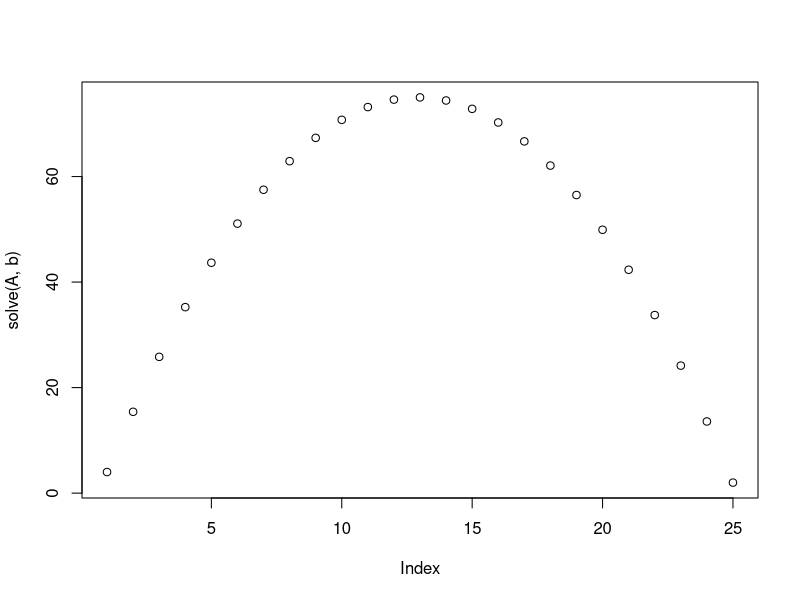
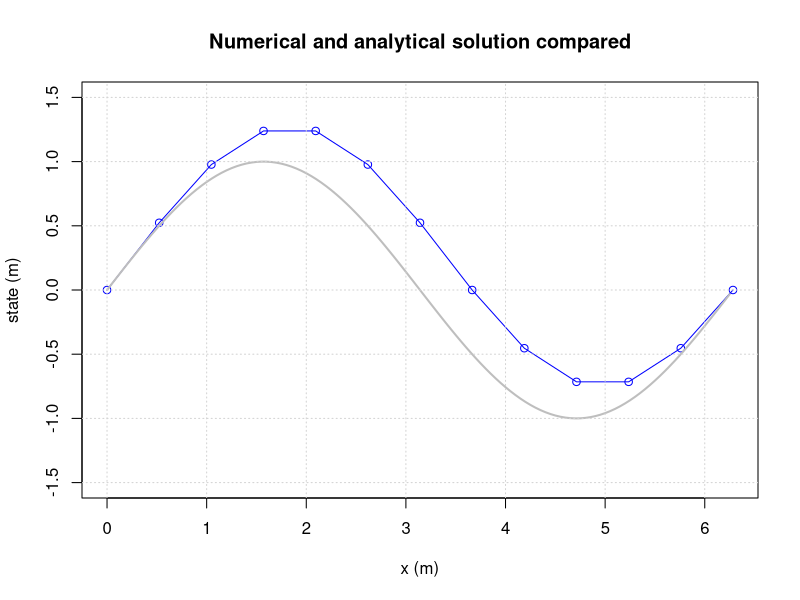
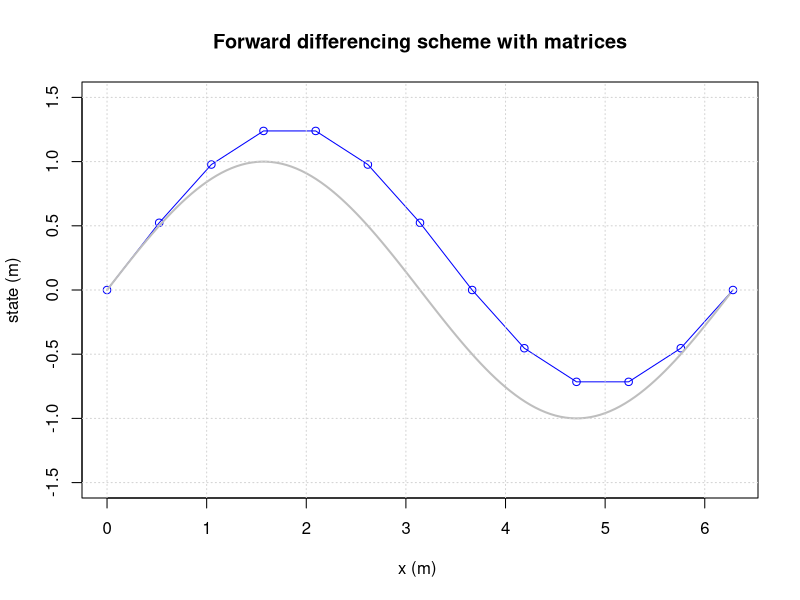
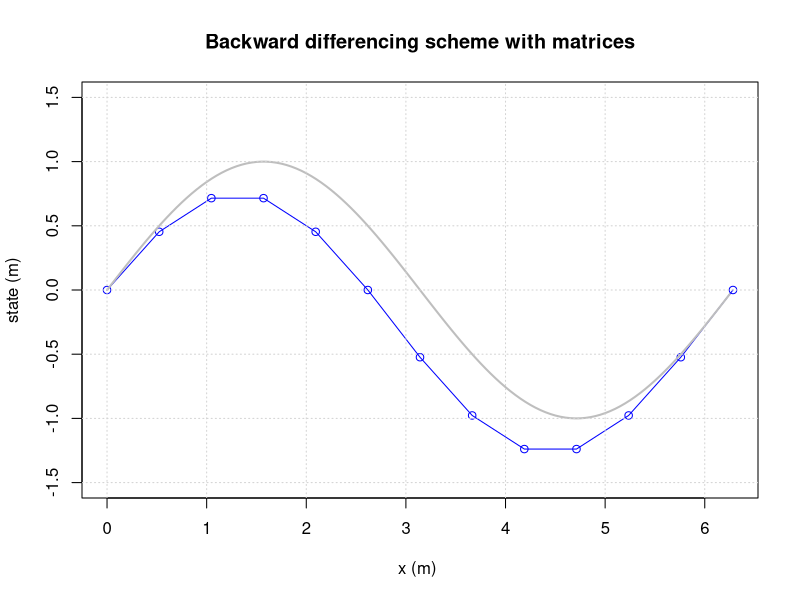
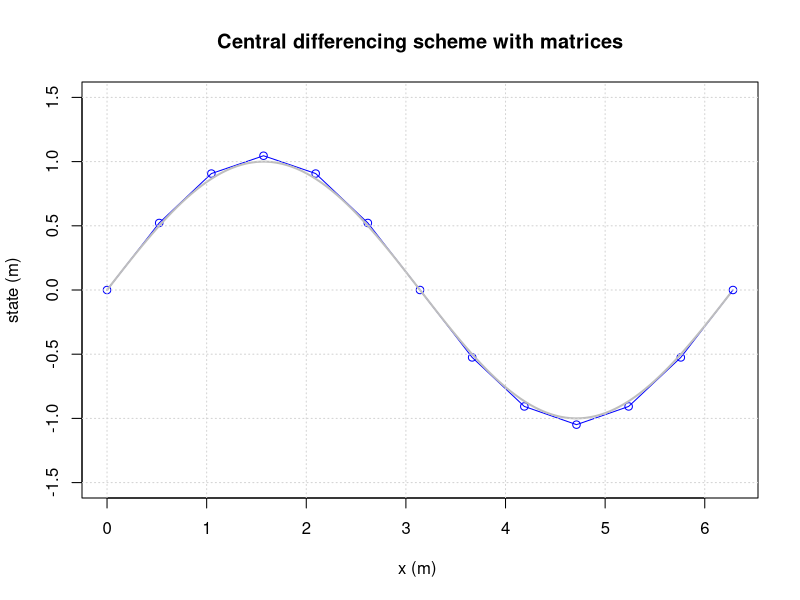
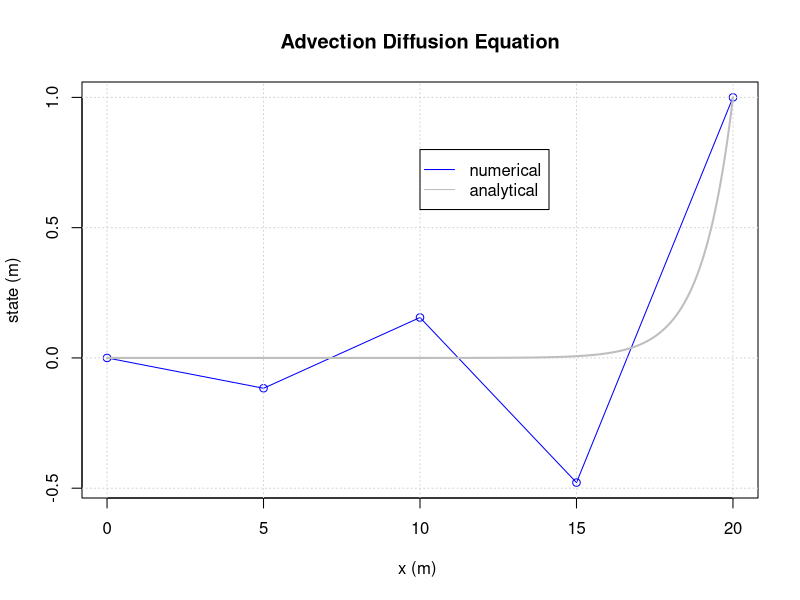
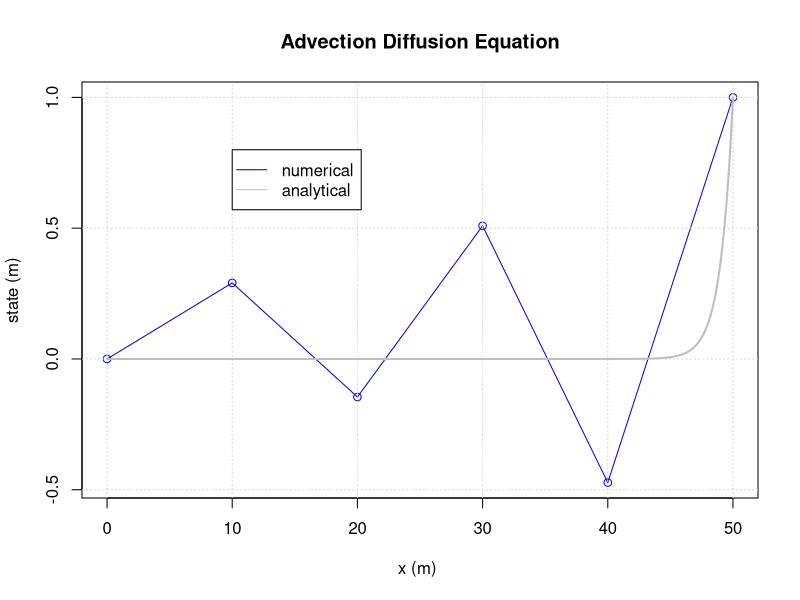

Write R code to recreate these figures, in order.
## ---- chunk 1
M = matrix (c(1, 2, 3, 4, 5, 6) , nrow=2)
print(M)
## ---- chunk 2
M[1,2]= 100
M[1, ]= c(10, 11, 12)
M[ ,2]= c(-1 ,-2)
## ---- chunk 3
M = matrix(c(1, 2, 3, 4, 5, 6), nrow=2 , ncol=3)
## ---- chunk 4
M = matrix(c(1, 2, 3, 4, 5, 6) , nrow=2 , ncol=2)
## ---- chunk 5
M = matrix(c(1, 2, 3, 4, 5, 6) , nrow=2 , ncol=4)
## ---- chunk 6
M = matrix(c(1, 2, 3, 4, 5, 6) , nrow=2 , ncol=3 , byrow=TRUE)
## ---- chunk 7
M = matrix(0,nrow=5,ncol=7)
for(i in 1:nrow(M)) {
  for(j in 1:ncol(M)){
    M[i,j]=i+j
  }
}
print(M)
## ---- chunk 8
M = matrix(0,nrow=3,ncol=5)
for(i in 1:nrow(M)) {
  for(j in 1:ncol(M)){
    M[i,j]=10*i+j
  }
}
print(M)
## ---- chunk 9
M = matrix(0,nrow=5,ncol=5)
for(i in 1:nrow(M)) {
  for(j in 1:ncol(M)){
    M[i,j]=abs(i-j)
  }
}
print(M)
## ---- chunk 10
A = matrix(c(1,0,0,0,0,-1,2,-1,0,0,0,-1,2,-1,0,0,0,-1,2,-1,0,0,0,0,1),nrow=5,ncol=5,byrow=TRUE)
b = matrix(c(4,1,1,1,2),nrow=5)
print(solve(A,b))
## ---- chunk 11
N      = 20
A      = matrix(0,nrow=N,ncol=N)
b      = rep(1,length=N)
A[1,1] = 1
b[1]   = 4
## ---- chunk 12
N      = 25
A      = matrix(0,nrow=N,ncol=N)
b      = rep(1,length=N)
A[1,1] = 1
b[1]   = 4
b[N]   = 2
A[N,N] = 1
for(i in 2:(N-1)){
  A[i,i  ] = 2
  A[i,i-1] = -1
  A[i,i+1] = -1
}
#print(solve(A,b))
plot(solve(A,b))
## ---- chunk 13
M=matrix(0,nrow=3,ncol=3)
# bring flux between 1and 2 in matrix
M[1,1] = M[1,1]-7
M[1,2] = M[1,2]+7
M[2,2] = M[2,2]-7
M[2,1] = M[2,1]+7
# bring flux between 1 and 3 in matrix
M[1,1] = M[1,1]-5
M[1,3] = M[1,3]+5
M[3,3] = M[3,3]-5
M[3,1] = M[3,1]+5
# bring flux between 2 and 3 in matrix
M[2,2] = M[2,2]-8
M[2,3] = M[2,3]+8
M[3,3] = M[3,3]-8
M[3,2] = M[3,2]+8
# bring in the boundary condition
M[1,]  = 0
M[1,1] = 1
# right hand side
b = c(2,-1,-2)
print(solve(M,b))
## ---- chunk 14
M=matrix(0,nrow=3,ncol=3)
# bring flux between 1and 2 in matrix
M[1,1] = M[1,1]-7
M[1,2] = M[1,2]+7
M[2,2] = M[2,2]-7
M[2,1] = M[2,1]+7
# bring flux between 1 and 3 in matrix
M[1,1] = M[1,1]-5
M[1,3] = M[1,3]+5
M[3,3] = M[3,3]-5
M[3,1] = M[3,1]+5
# bring flux between 2 and 3 in matrix
M[2,2] = M[2,2]-8
M[2,3] = M[2,3]+8
M[3,3] = M[3,3]-8
M[3,2] = M[3,2]+8
# bring in the boundary condition
M[1,]  = 0
M[1,1] = 1
# right hand side
b = c(2,0,0)
print(solve(M,b))
## ---- chunk 15
M=matrix(0,nrow=3,ncol=3)
# bring flux between 1and 2 in matrix
M[1,1] = M[1,1]-7
M[1,2] = M[1,2]+7
M[2,2] = M[2,2]-7
M[2,1] = M[2,1]+7
# bring flux between 1 and 3 in matrix
M[1,1] = M[1,1]-5
M[1,3] = M[1,3]+5
M[3,3] = M[3,3]-5
M[3,1] = M[3,1]+5
# bring flux between 2 and 3 in matrix
M[2,2] = M[2,2]-8
M[2,3] = M[2,3]+8
M[3,3] = M[3,3]-8
M[3,2] = M[3,2]+8
# bring in the boundary condition
M[1,]  = 0
M[1,1] = 1
# right hand side
b = c(2,-1,-2)
print(solve(M,b))
## ---- chunk 16
M = matrix(0,nrow=3,ncol=3)
# the following gives an ???elegant??? programming solution
f = c(1,2,3)
t = c(2,3,1)
a = c(7,8,5)
for(i in 1:length(f)){
  M[f[i],f[i]] = M[f[i],f[i]] - a[i]
  M[f[i],t[i]] = M[f[i],t[i]] + a[i]
  M[t[i],t[i]] = M[t[i],t[i]] - a[i]
  M[t[i],f[i]] = M[t[i],f[i]] + a[i]
}
## ---- chunk 17
# Initial parameter values
left          = 0     # usually this variable is set to 0
right         = 2*pi  # end time of the simulation (50)
dx            = pi/6  # delta t; time discretisation (0.25)
left.state    = 0     # state of the system at the beginning of the simulation

# Simulation initialisation
space         = left
result.state  = c(left.state)
result.space  = c(left)
current.state = left.state

sys.fun = function(space,state){
  return(state + dx*cos(space))
}

# Simulation
while(space < right)
{
  current.state = sys.fun(space,current.state)
  result.state  = c(result.state,current.state)
  space         = space + dx
  result.space  = c(result.space,space)
}

# Plotting
plot(result.space,result.state,type='o', xlab="x (m)",ylab="state (m)", ylim = c(-1.5,1.5), col="blue")
space.sequence = seq(left,right,by=0.05)
analyt.state=sin(space.sequence)
lines(space.sequence,analyt.state,col='grey',lwd=2)
title(main='Numerical and analytical solution compared')
grid()
## ---- chunk 18
rm(list=ls()) 

# setting up initial parameters
dx    = pi/6
left  = 0
right = 2*pi
xcoor = seq(left,right, by=dx) # builds a list of all coordinates

bl    = 0                      # left boundary condition
V     = c()                    # build an empty vector for the solutions
M     = matrix(0,nrow=length(xcoor),ncol=length(xcoor)) # an empty matrix for the differencing scheme

# populating vector and matrix
for(j in 2:(length(xcoor)))
{
  M[j,j]   = 1
  M[j,j-1] = -1
  V[j]     = dx*cos(xcoor[j-1])  # -1 because it's an explicit scheme
}

# left boundary condtion
M[1,1]     = 1
M[1,2]     = 0
V[1]       = bl

# solve matrix equation
s = solve(M,V)

# plotting
plot(xcoor,s,ylab="state (m)",xlab="x (m) ",type='o',col='blue', ylim=c(-1.5,1.5)) # numerical approximation
x_sol = seq(left,right,by=0.05)
lines(x_sol,sin(x_sol),type='l', col="grey",lwd=2)
title(main='Forward differencing scheme with matrices')
grid()
## ---- chunk 19
rm(list=ls()) 

# setting up initial parameters
dx    = pi/6
left  = 0
right = 2*pi
xcoor = seq(left,right, by=dx) # builds a list of all coordinates

bl    = 0                      # left boundary condition
V     = c()                    # build an empty vector for the solutions
M     = matrix(0,nrow=length(xcoor),ncol=length(xcoor)) # an empty matrix for the differencing scheme

# populating vector and matrix
for(j in 2:(length(xcoor)))
{
  M[j,j]   = 1
  M[j,j-1] = -1
  V[j]     = dx*cos(xcoor[j])
}

# left boundary condtion
M[1,1]     = 1
M[1,2]     = 0
V[1]       = bl

# solve matrix equation
s = solve(M,V)

# plotting
plot(xcoor,s,ylab="state (m)",xlab="x (m) ",type='o',col='blue', ylim=c(-1.5,1.5)) # numerical approximation
x_sol = seq(left,right,by=0.05)
lines(x_sol,sin(x_sol),type='l', col="grey",lwd=2)
title(main='Backward differencing scheme with matrices')
grid()
## ---- chunk 20
rm(list=ls()) 

# setting up initial parameters
dx    = pi/6
left  = 0
right = 2*pi
xcoor = seq(left,right, by=dx) # builds a list of all coordinates

bl    = sin(left)              # left boundary condition
br    = sin(right)             # right boundary condition
V     = c()                    # build an empty vector for the solutions
M     = matrix(0,nrow=length(xcoor),ncol=length(xcoor)) # an empty matrix for the differencing scheme

# populating vector and matrix
for(j in 2:(length(xcoor)-1))
{
  M[j,j-1] = -1
  if(length(xcoor)!=j){M[j,j+1] = 1}
  M[j,j] = 10E-15 # analytically this should be 0, but this results in a singular matrix that,by defenition is ininvertable. This means that an analytical solution does not exist anymore
  V[j]     = 2*dx*cos(xcoor[j])
}

# left boundary condtion
M[1,1]       = 1
M[1,2]       = 0
V[1]         = bl

# right boundary condition
end = length(xcoor)
M[end,end]   = 1
M[end,end-1] = 0
V[end]       = br

# solve matrix equation
s = solve(M,V)

# plotting
plot(xcoor,s,ylab="state (m)",xlab="x (m) ",type='o',col='blue', ylim=c(-1.5,1.5)) # numerical approximation
x_sol = seq(left,right,by=0.05)
lines(x_sol,sin(x_sol),type='l', col="grey",lwd=2)
title(main='Central differencing scheme with matrices')
grid()
## ---- chunk 21
dx    = 5    # step size
D     = 5    # diffusion coefficient
u     = 5    # advectio coefficient
bl    = 0    # left boundary
br    = 1    # right boundary
n     = 5    # amount of nodes

left  = 0    # left coordinate
xcoor = seq(left,dx*(n-1), by=dx)

V     = c()  # build an empty vector for the solutions
M     = matrix(0,nrow=length(xcoor),ncol=length(xcoor)) 

for(j in 2:(length(xcoor)-1))
{
  M[j,j-1] = -u/(2*dx) - D/(dx^2)
  M[j,j  ] = 2*D/(dx^2)
  M[j,j+1] = u/(2*dx) - D/(dx^2)
  V[j]     = 0
}

# Left boundary
M[1,1] = 1
V[1]   = bl

# Right boundary
M[n,n] = 1
V[n]   = br

# Solve the system
s = solve(M,V)

print(M)
## ---- chunk 22
dx    = 5    # step size
D     = 5    # diffusion coefficient
u     = 5    # advectio coefficient
bl    = 0    # left boundary
br    = 1    # right boundary
n     = 5    # amount of nodes

left  = 0    # left coordinate
xcoor = seq(left,dx*(n-1), by=dx)

V     = c()  # build an empty vector for the solutions
M     = matrix(0,nrow=length(xcoor),ncol=length(xcoor)) 

for(j in 2:(length(xcoor)-1))
{
  M[j,j-1] = -u/(2*dx) - D/(dx^2)
  M[j,j  ] = 2*D/(dx^2)
  M[j,j+1] = u/(2*dx) - D/(dx^2)
  V[j]     = 0
}

# Left boundary
M[1,1] = 1
V[1]   = bl

# Right boundary
M[n,n] = 1
V[n]   = br

# Solve the system
s = solve(M,V)

# Plotting
plot(xcoor,s,ylab="state (m)",xlab="x (m) ",type='o',col='blue')
title(main='Advection Diffusion Equation')
grid()

# Calculate and plot the analytical solution
L = dx*(n-1)
xcooranalyt = seq(0,L, by=0.01)
sanalyt = c()
Danalyt = D
uanalyt = u
Peanalyt = uanalyt*L/Danalyt

for(j in 1:(length(xcooranalyt)))
{
  sanalyt[j] = bl+(exp(xcooranalyt[j]*Peanalyt/L)-1.)/(exp(Peanalyt)-1.)*(br-bl)
}

lines(xcooranalyt,sanalyt,col="grey",lwd=2) # analytical solution
legend(10, 0.8, c("numerical", "analytical"), col = c("blue","grey"), lty = c(1,1), pch = c(-1,-1))
## ---- chunk 23
dx    = 10   # step size
D     = 5    # diffusion coefficient
u     = 5    # advectio coefficient
bl    = 0    # left boundary
br    = 1    # right boundary

left  = 0    # left coordinate
right = 50
xcoor = seq(left,right, by=dx)

V     = c()  # build an empty vector for the solutions
M     = matrix(0,nrow=length(xcoor),ncol=length(xcoor)) 

for(j in 2:(length(xcoor)-1))
{
  M[j,j-1] = -u/(2*dx) - D/(dx^2)
  M[j,j  ] = 2*D/(dx^2)
  M[j,j+1] = u/(2*dx) - D/(dx^2)
  V[j]     = 0
}

# Left boundary
M[1,1] = 1
V[1]   = bl

# Right boundary
n = length(xcoor)
M[n,n] = 1
V[n]   = br

# Solve the system
s = solve(M,V)

# Plotting
plot(xcoor,s,ylab="state (m)",xlab="x (m) ",type='o',col='blue')
title(main='Advection Diffusion Equation')
grid()

# Calculate and plot the analytical solution
L = dx*(n-1)
xcooranalyt = seq(0,L, by=0.01)
sanalyt = c()
Danalyt = D
uanalyt = u
Peanalyt = uanalyt*L/Danalyt

for(j in 1:(length(xcooranalyt)))
{
  sanalyt[j] = bl+(exp(xcooranalyt[j]*Peanalyt/L)-1.)/(exp(Peanalyt)-1.)*(br-bl)
}

lines(xcooranalyt,sanalyt,col="grey",lwd=2) # analytical solution
legend(10, 0.8, c("numerical", "analytical"), col = c("blue","grey"), lty = c(1,1), pch = c(-1,-1))
